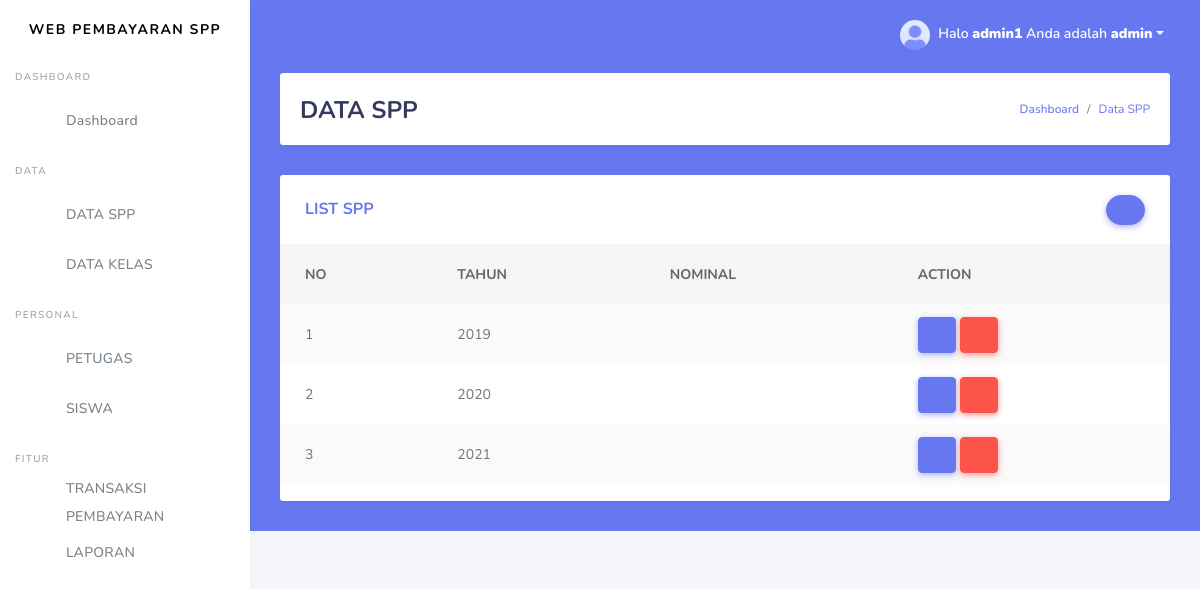
Screenshot of /spp.php (signed in) with the database file from the repository.
### tables this page shows
CREATE TABLE `spp` (
  `id_spp` int(11) NOT NULL,
  `tahun` int(11) NOT NULL,
  `nominal` int(11) NOT NULL
);

### spp.php (the view, shortened to what this page needs)
<!DOCTYPE html>
<html>
  <head>
  </head>
<body>
	<?php
  include ('tampilan/header.php');
  include ('tampilan/sidebar.php');
?>
      <div class="main-content bg-primary">
        <section class="section">
          <div class="section-header">
            <h1>DATA SPP</h1>
            <div class="section-header-breadcrumb">
              <div class="breadcrumb-item active"><a href="dashboard.php">Dashboard</a></div>
              <div class="breadcrumb-item text-primary">Data SPP</div>
            </div>
          </div>
            <div class="row">
              <div class="col-12">
                <div class="card">
                  <div class="card-header">
                    <h4>LIST SPP</h4>
                    <div class="card-header-form">
                      <form>
                          <div class="input-group-btn">
                            <a href="tambah_spp.php" class="btn btn-primary"><i class="fas fa-plus"></i></a>
                        </div>
                      </form>
                    </div>
                  </div>
                  <div class="card-body p-0">
                    <div class="table-responsive">
                      <table class="table table-striped">
                       <thead>
                          <tr>
                          <th>NO</th>
                          <th>TAHUN</th>
                          <th>NOMINAL</th>
                          <th>ACTION</th>
                        </tr>
                        </thead>
                         <tbody>
                           <?php
                              $query = "SELECT * FROM spp ORDER BY id_spp ASC";
                              $result = mysqli_query($koneksi, $query);
                              $no = 1;
                              while($row = mysqli_fetch_assoc($result))
                              {
                              ?>
                        <tr>
                          <td><?php echo $no; ?></td>
                          <td><?php echo $row['tahun']; ?></td>
                          <td><?php echo substr($row['jumlah_bayar'], 0, 20); ?></td>
                          <td>
                          <a href="edit_spp.php?id=<?php echo $row['id_spp']; ?>"class="btn btn-primary"><i class="fas fa-edit"></i></a>
                          <a href="proses_hapusspp.php?id=<?php echo $row['id_spp']; ?>" class="btn btn-danger" onClick="return confirm('Anda yakin akan menghapus data ini?')"><i class="fas fa-trash"></i></a>
                          </td>
                        </tr>
                         <?php
                           $no++;
                           }
                         ?>
                         </tbody>
                      </table>
                    </div>
                  </div>
                </div>
              </div>
            </div>
        </section>
      </div>
    </div>
  </div>
</body>
</html>

### rows the page displays
spp: tahun "2019"
spp: tahun "2020"
spp: tahun "2021"

### other values shown
$_SESSION['username'] "admin1"
$_SESSION['level'] "admin"
